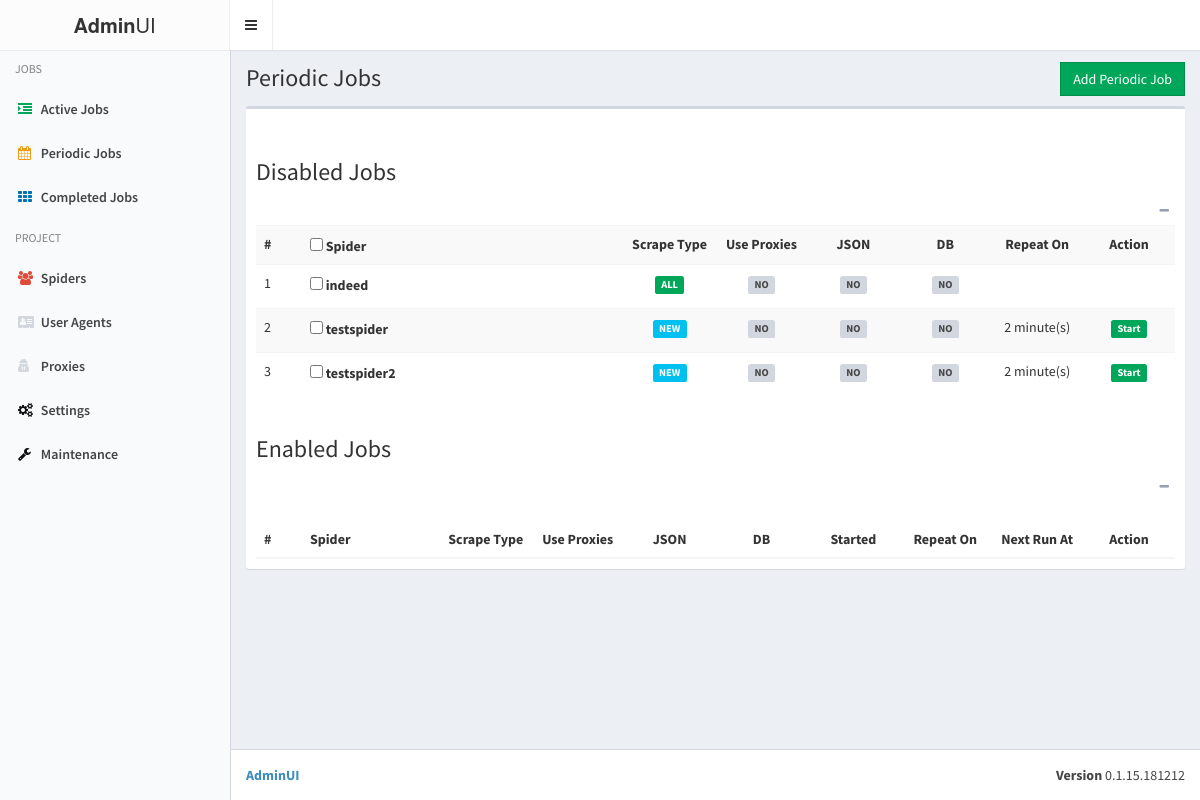
The app's page /jobs/periodic with its own data.
### application/webui/models.py (models this page shows)
class BaseTable(Base):
    __abstract__ = True
    id = Column(Integer, primary_key=True)

class PeriodicJobs(BaseTable):
    __tablename__ = "periodic_jobs"
    spider_name = Column(String(100), nullable=False, index=True, unique=True)
    scrape_type = Column(INTEGER, nullable=False, default=ScrapeType.ALL)
    use_proxies = Column(INTEGER, nullable=False, default=OK.NO)
    file = Column(INTEGER, nullable=False, default=OK.NO)
    db = Column(INTEGER, nullable=False, default=OK.NO)
    repeat_time = Column(INTEGER, nullable=False, default=0)
    enabled = Column(INTEGER, nullable=False, default=OK.NO)
    date_started = Column(DateTime)

### application/webui/admin.py (the view)
@app.route("/jobs/periodic")
def _jobs_periodic():
    global settings
    disabled_jobs = db.session.query(PeriodicJobs).filter(PeriodicJobs.enabled == 0).all()
    enabled_jobs = db.session.query(PeriodicJobs).filter(PeriodicJobs.enabled == 1).all()
    return render_template(
        "jobs_periodic.html",
        disabled_jobs=disabled_jobs,
        enabled_jobs=enabled_jobs,
        settings=settings.to_object(),
        spiders=SPIDERS,
        countries=COUNTRIES,
    )

### application/webui/base.py (called while the page is built)
@app.context_processor
def ctx():
    return {
        "title": __title__,
        "version": version,
        "debug": DEBUG,
        "ScrapeType": ScrapeType,
    }

@app.teardown_request
def teardown_request(exception):
    if exception:
        db.session.rollback()
        db.session.remove()
    db.session.remove()

### application/webui/misc.py (called while the page is built)
    def to_object(self):
        data = {}
        for key, (value, _) in self._data.items():
            data[key] = value
        return Data(**data)

### application/webui/templates/jobs_periodic.html (shortened to what this page needs)
{% extends "base.html" %}
{% from "macros.html" import flash_messages %}
{% block content_header %}
<h1>Periodic Jobs</h1>
<ol style="float: right;
margin-top: 0;
margin-bottom: 0;
font-size: 12px;
padding: 7px 5px;
position: absolute;
top: 15px;
right: 10px;">
<button type="button" class="btn btn-success btn-flat" style="margin-top: -10px;" data-toggle="modal"
data-target="#job-run-modal2" id="button-add-periodic-job">Add Periodic Job
</button>
</ol>
{% endblock %}
{% block content_body %}
<div class="box">
  <div class="box-header">
  </div>
  <div class="box-body table-responsive">
    <h3 class="box-title">Disabled Jobs</h3>
    <div class="box-tools pull-right">
      <button type="button" class="btn btn-box-tool" data-widget="collapse"><i class="fa fa-minus"></i>
      </button>
    </div>
    <table class="table table-striped">
      <tr>
        <th width="5%">#</th>
        <th><input type="checkbox" name="check-all-disabled" id="check-all-disabled" /> Spider</th>
        <th width="10%" class="text-center">Scrape Type</th>
        <th width="10%" class="text-center">Use Proxies</th>
        <th width="10%" class="text-center">JSON</th>
        <th width="10%" class="text-center">DB</th>
        <th width="10%" class="text-center">Repeat On</th>
        <th width="10%" class="text-center">Action</th>
      </tr>
      {% for job in disabled_jobs %}
      <tr>
        <td>{{ job.id }}</td>
        <td>
          <input type="checkbox" name="spider-{{ job.id }}" id="spider-{{ job.id }}" class="spider-disabled" data-id="{{ job.id }}" data-name="{{ job.spider_name }}" />
          <label for="spider-{{ job.id }}">{{ job.spider_name }}</label>
        </td>
        <td class="text-center">
          {% if job.scrape_type == 0 %}<span class="label label-success">ALL</span>{% endif %}
          {% if job.scrape_type == 1 %}<span class="label label-info">NEW</span>{% endif %}
        </td>
        <td class="text-center">
          {% if job.use_proxies == 1 %}
          <span class="label label-info">YES</span>
          {% else %}
          <span class="label label-default">NO</span>
          {% endif %}
        </td>
        <td class="text-center">
          {% if job.file == 1 %}
          <span class="label label-info">YES</span>
          {% else %}
          <span class="label label-default">NO</span>
          {% endif %}
        </td>
        <td class="text-center">
          {% if job.db == 1 %}
          <span class="label label-info">YES</span>
          {% else %}
          <span class="label label-default">NO</span>
          {% endif %}
        </td>
        <td class="text-center">{% if job.repeat_time > 0 %}{{ job.repeat_time}} minute(s){% endif %}</td>
        <td class="text-center">
          {% if job.repeat_time > 0 %}<a href="/periodic-jobs/{{ job.id }}/start"><span class="label label-success">Start</span></a>{% endif %}
        </td>
      </tr>
      {% endfor %}
    </table>
  </div>
  <div class="box-body">
    <h3 class="box-title">Enabled Jobs</h3>
    <div class="box-tools pull-right">
      <button type="button" class="btn btn-box-tool" data-widget="collapse"><i class="fa fa-minus"></i>
      </button>
    </div>
  </div>
  <div class="box-body table-responsive">
    <table class="table table-striped">
      <thead>
        <tr>
          <th width="5%">#</th>
          <th>Spider</th>
          <th width="10%" class="text-center">Scrape Type</th>
          <th width="10%" class="text-center">Use Proxies</th>
          <th width="10%" class="text-center">JSON</th>
          <th width="10%" class="text-center">DB</th>
          <th width="10%" class="text-center">Started</th>
          <th width="10%" class="text-center">Repeat On</th>
          <th width="10%" class="text-center">Next Run At</th>
          <th width="10%" class="text-center">Action</th>
        </tr>
      </thead>
    </table>
  </div>
</div>
{% endblock %}

### records on screen
PeriodicJobs: id "1", spider_name "indeed", scrape_type "ALL", use_proxies "NO", file "NO", db "NO"
PeriodicJobs: id "2", spider_name "testspider", scrape_type "NEW", use_proxies "NO", file "NO", db "NO", repeat_time "2"
PeriodicJobs: id "3", spider_name "testspider2", scrape_type "NEW", use_proxies "NO", file "NO", db "NO", repeat_time "2"

### other values on screen
{{ version }} "0.1.15.181212"
